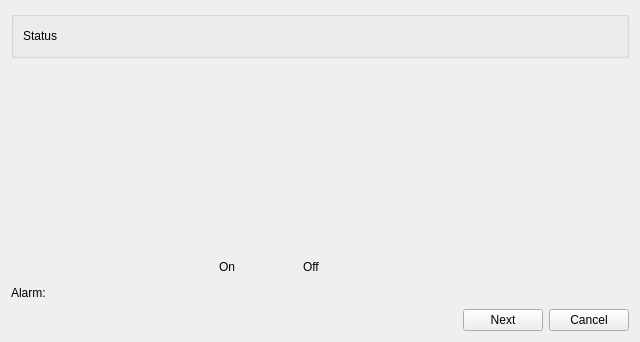
<?xml version="1.0" encoding="UTF-8"?>
<ui version="4.0">
 <class>Diagnostics::System::CDlgAlarm</class>
 <widget class="QWidget" name="Diagnostics::System::CDlgAlarm">
  <property name="geometry">
   <rect>
    <x>0</x>
    <y>0</y>
    <width>640</width>
    <height>342</height>
   </rect>
  </property>
  <property name="windowTitle">
   <string>Form</string>
  </property>
  <layout class="QVBoxLayout" name="verticalLayout">
   <item>
    <layout class="QHBoxLayout" name="horizontalLayout_5">
     <item>
      <widget class="QGroupBox" name="groupBox">
       <property name="title">
        <string/>
       </property>
       <layout class="QHBoxLayout" name="horizontalLayout_6">
        <item>
         <widget class="QLabel" name="labelStatus">
          <property name="text">
           <string>Status</string>
          </property>
         </widget>
        </item>
        <item>
         <spacer name="horizontalSpacer_5">
          <property name="orientation">
           <enum>Qt::Horizontal</enum>
          </property>
          <property name="sizeHint" stdset="0">
           <size>
            <width>40</width>
            <height>20</height>
           </size>
          </property>
         </spacer>
        </item>
       </layout>
      </widget>
     </item>
    </layout>
   </item>
   <item>
    <spacer name="verticalSpacer">
     <property name="orientation">
      <enum>Qt::Vertical</enum>
     </property>
     <property name="sizeHint" stdset="0">
      <size>
       <width>20</width>
       <height>40</height>
      </size>
     </property>
    </spacer>
   </item>
   <item>
    <layout class="QHBoxLayout" name="horizontalLayout_2">
     <item>
      <layout class="QGridLayout" name="gridLayout">
       <item row="2" column="0">
        <widget class="QLabel" name="label">
         <property name="text">
          <string>Alarm:</string>
         </property>
        </widget>
       </item>
       <item row="2" column="2">
        <layout class="QHBoxLayout" name="layoutSlider">
         <item>
          <widget class="MainMenu::CSliderControl" name="sliderAlarm" native="true"/>
         </item>
        </layout>
       </item>
       <item row="2" column="1">
        <spacer name="horizontalSpacer_4">
         <property name="orientation">
          <enum>Qt::Horizontal</enum>
         </property>
         <property name="sizeHint" stdset="0">
          <size>
           <width>40</width>
           <height>20</height>
          </size>
         </property>
        </spacer>
       </item>
       <item row="1" column="2">
        <layout class="QHBoxLayout" name="horizontalLayout_3">
         <item>
          <widget class="QLabel" name="label_2">
           <property name="text">
            <string>On</string>
           </property>
          </widget>
         </item>
         <item>
          <spacer name="horizontalSpacer_3">
           <property name="orientation">
            <enum>Qt::Horizontal</enum>
           </property>
           <property name="sizeHint" stdset="0">
            <size>
             <width>40</width>
             <height>20</height>
            </size>
           </property>
          </spacer>
         </item>
         <item>
          <widget class="QLabel" name="label_3">
           <property name="text">
            <string>Off</string>
           </property>
          </widget>
         </item>
        </layout>
       </item>
       <item row="1" column="0">
        <spacer name="horizontalSpacer_6">
         <property name="orientation">
          <enum>Qt::Horizontal</enum>
         </property>
         <property name="sizeHint" stdset="0">
          <size>
           <width>40</width>
           <height>20</height>
          </size>
         </property>
        </spacer>
       </item>
      </layout>
     </item>
     <item>
      <spacer name="horizontalSpacer_2">
       <property name="orientation">
        <enum>Qt::Horizontal</enum>
       </property>
       <property name="sizeHint" stdset="0">
        <size>
         <width>40</width>
         <height>20</height>
        </size>
       </property>
      </spacer>
     </item>
    </layout>
   </item>
   <item>
    <layout class="QHBoxLayout" name="horizontalLayout">
     <item>
      <spacer name="horizontalSpacer">
       <property name="orientation">
        <enum>Qt::Horizontal</enum>
       </property>
       <property name="sizeHint" stdset="0">
        <size>
         <width>40</width>
         <height>20</height>
        </size>
       </property>
      </spacer>
     </item>
     <item>
      <widget class="QPushButton" name="pushNext">
       <property name="text">
        <string>Next</string>
       </property>
      </widget>
     </item>
     <item>
      <widget class="QPushButton" name="pushCancel">
       <property name="text">
        <string>Cancel</string>
       </property>
      </widget>
     </item>
    </layout>
   </item>
  </layout>
 </widget>
 <customwidgets>
  <customwidget>
   <class>MainMenu::CSliderControl</class>
   <extends>QWidget</extends>
   <header>MainMenu/Include/SliderControl.h</header>
   <container>1</container>
  </customwidget>
 </customwidgets>
 <resources/>
 <connections/>
</ui>
